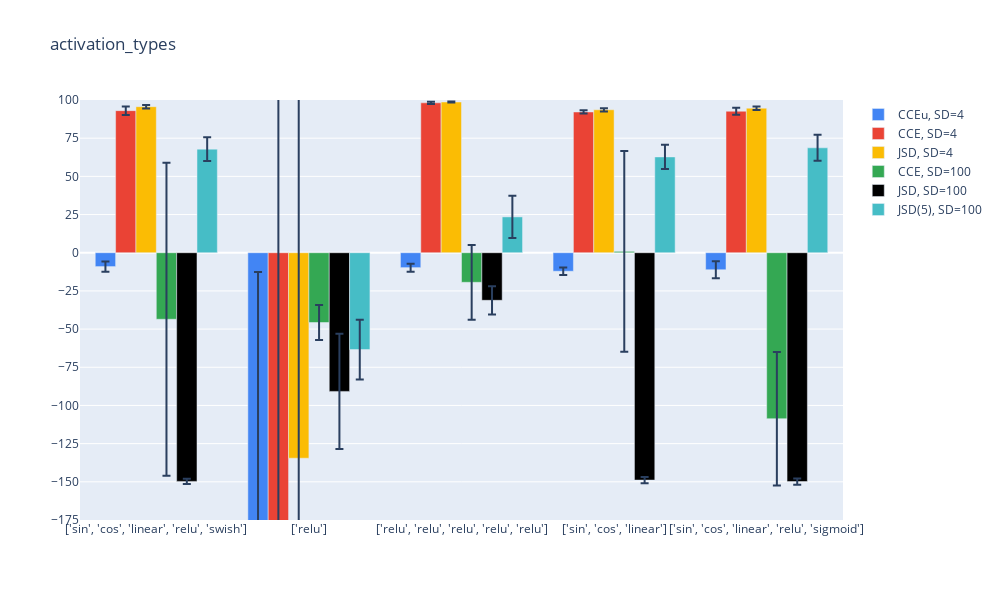

The notebook cell this image was saved under:
### Code cell
plot_vals(1)
plt.savefig("pictures/results_fig_1.svg")

### Figure 1 — Plotly figure (JSON) as saved in the notebook; plotly's stock layout.template omitted (floating-point values rounded to 4 significant figures)
{"data": [{"error_y": {"array": [3.357, 394.0, 2.622, 2.432, 5.549]}, "marker": {"color": "#4285F4"}, "name": "CCEu, SD=4", "type": "bar", "x": ["['sin', 'cos', 'linear', 'relu', 'swish']", "['relu']", "['relu', 'relu', 'relu', 'relu', 'relu']", "['sin', 'cos', 'linear']", "['sin', 'cos', 'linear', 'relu', 'sigmoid']"], "y": [-9.074, -406.6, -9.764, -12.12, -11.14]}, {"error_y": {"array": [2.788, 376.2, 0.7086, 1.081, 2.303]}, "marker": {"color": "#EA4335"}, "name": "CCE, SD=4", "type": "bar", "x": ["['sin', 'cos', 'linear', 'relu', 'swish']", "['relu']", "['relu', 'relu', 'relu', 'relu', 'relu']", "['sin', 'cos', 'linear']", "['sin', 'cos', 'linear', 'relu', 'sigmoid']"], "y": [93.03, -250.8, 98.15, 92.16, 92.65]}, {"error_y": {"array": [1.114, 261.7, 0.3401, 1.064, 1.155]}, "marker": {"color": "#FBBC04"}, "name": "JSD, SD=4", "type": "bar", "x": ["['sin', 'cos', 'linear', 'relu', 'swish']", "['relu']", "['relu', 'relu', 'relu', 'relu', 'relu']", "['sin', 'cos', 'linear']", "['sin', 'cos', 'linear', 'relu', 'sigmoid']"], "y": [95.62, -134.5, 98.69, 93.6, 94.66]}, {"error_y": {"array": [102.5, 11.48, 24.5, 65.73, 43.74]}, "marker": {"color": "#34A853"}, "name": "CCE, SD=100", "type": "bar", "x": ["['sin', 'cos', 'linear', 'relu', 'swish']", "['relu']", "['relu', 'relu', 'relu', 'relu', 'relu']", "['sin', 'cos', 'linear']", "['sin', 'cos', 'linear', 'relu', 'sigmoid']"], "y": [-43.56, -45.69, -19.37, 0.8996, -108.7]}, {"error_y": {"array": [1.778, 37.74, 9.251, 2.12, 2.048]}, "marker": {"color": "#000000"}, "name": "JSD, SD=100", "type": "bar", "x": ["['sin', 'cos', 'linear', 'relu', 'swish']", "['relu']", "['relu', 'relu', 'relu', 'relu', 'relu']", "['sin', 'cos', 'linear']", "['sin', 'cos', 'linear', 'relu', 'sigmoid']"], "y": [-149.7, -90.79, -31.16, -148.9, -149.8]}, {"error_y": {"array": [7.769, 19.56, 13.9, 7.894, 8.531]}, "marker": {"color": "#46BDC6"}, "name": "JSD(5), SD=100", "type": "bar", "x": ["['sin', 'cos', 'linear', 'relu', 'swish']", "['relu']", "['relu', 'relu', 'relu', 'relu', 'relu']", "['sin', 'cos', 'linear']", "['sin', 'cos', 'linear', 'relu', 'sigmoid']"], "y": [67.82, -63.42, 23.46, 62.73, 68.7]}], "layout": {"height": 600, "title": {"text": "activation_types"}, "width": 1000, "yaxis": {"dtick": 25, "range": [-175, 100], "tick0": 0}}}
